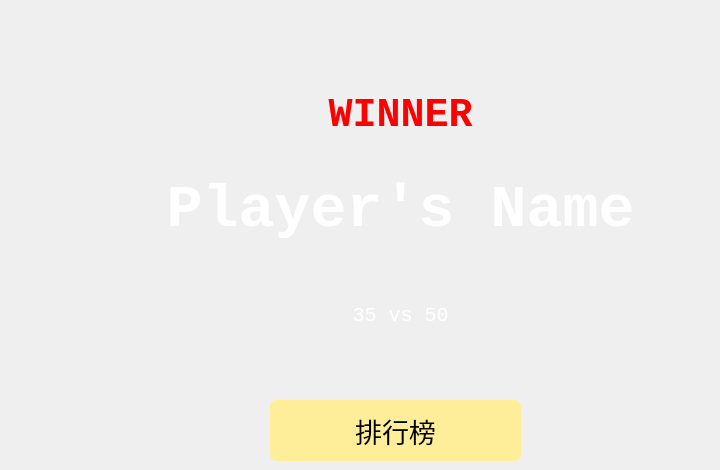
    <widget class="QWidget" name="page_connection_end">
     <widget class="QLabel" name="label_winner">
      <property name="geometry">
       <rect>
        <x>270</x>
        <y>90</y>
        <width>261</width>
        <height>51</height>
       </rect>
      </property>
      <property name="font">
       <font>
        <family>Consolas</family>
        <pointsize>30</pointsize>
        <weight>75</weight>
        <bold>true</bold>
       </font>
      </property>
      <property name="styleSheet">
       <string notr="true">color: rgb(255, 0, 0);</string>
      </property>
      <property name="text">
       <string>WINNER</string>
      </property>
      <property name="alignment">
       <set>Qt::AlignCenter</set>
      </property>
     </widget>
     <widget class="QLabel" name="label_winner_player">
      <property name="geometry">
       <rect>
        <x>90</x>
        <y>150</y>
        <width>621</width>
        <height>121</height>
       </rect>
      </property>
      <property name="font">
       <font>
        <family>Consolas</family>
        <pointsize>45</pointsize>
        <weight>75</weight>
        <bold>true</bold>
       </font>
      </property>
      <property name="styleSheet">
       <string notr="true">color: rgb(255, 255, 255);</string>
      </property>
      <property name="text">
       <string>Player's Name</string>
      </property>
      <property name="alignment">
       <set>Qt::AlignCenter</set>
      </property>
     </widget>
     <widget class="QLabel" name="label_score_in_end">
      <property name="geometry">
       <rect>
        <x>290</x>
        <y>290</y>
        <width>221</width>
        <height>51</height>
       </rect>
      </property>
      <property name="font">
       <font>
        <family>Consolas</family>
        <pointsize>15</pointsize>
        <weight>50</weight>
        <italic>false</italic>
        <bold>false</bold>
       </font>
      </property>
      <property name="styleSheet">
       <string notr="true">color: rgb(255, 255, 255);
font: 15pt &quot;Consolas&quot;;</string>
      </property>
      <property name="text">
       <string>35 vs 50</string>
      </property>
      <property name="alignment">
       <set>Qt::AlignCenter</set>
      </property>
     </widget>
     <widget class="QPushButton" name="button_to_rank_in_end">
      <property name="geometry">
       <rect>
        <x>270</x>
        <y>400</y>
        <width>251</width>
        <height>61</height>
       </rect>
      </property>
      <property name="font">
       <font>
        <family>Microsoft JhengHei</family>
        <pointsize>20</pointsize>
       </font>
      </property>
      <property name="styleSheet">
       <string notr="true">background-color: rgb(255, 238, 153);
border-radius: 7px;</string>
      </property>
      <property name="text">
       <string>排行榜</string>
      </property>
     </widget>
    </widget>
